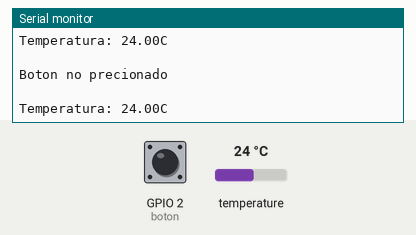
Bench run of a sketch on a simulated ESP32. Parts: the last lines printed to the serial monitor. The test bench sets the inputs (shaded band); at power-on: temperature 24 °C, GPIO 2 (boton) LOW.

Above: at 7.5 s.
7.6 s: temperature set to 12 °C
At 12.1 s:
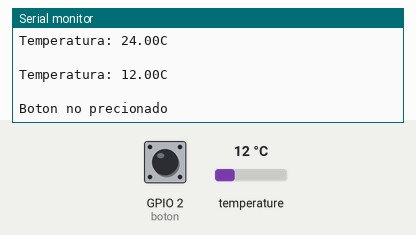
12.2 s: temperature set to 19 °C
At 13.1 s:
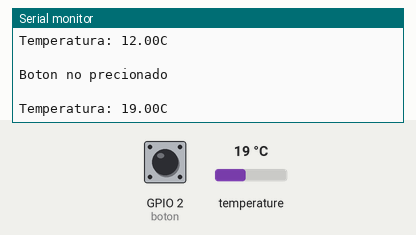
16.8 s: GPIO 2 (boton) pulled HIGH for 3 s
At 18.4 s:
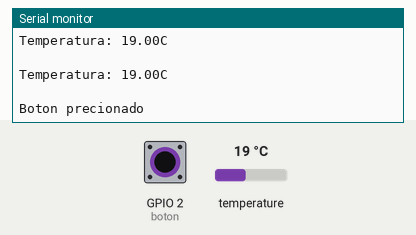
Timing chart, 0 to 19.9 s (numbered marks = the images above; inputs shaded):
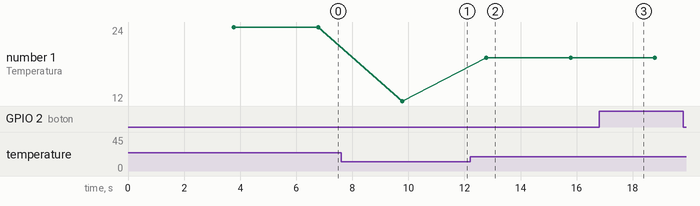

The sketch:

Monitoreo_Practica_1.ino
```cpp
/*
Fundacion Kinal
Centro Educativo Tecnico Laboral Kinal
Electronica
Grado: Quinto
Seccion: A
Curso: Taller de electronica digital y reparacion de computadoras 1
Nombre: Luis Andres Muñiz Godoy
Carne: 2019127
*/

//Librerias
#include <Ticker.h>            //esta libreria me permite hacer uso del timer
#include <OneWire.h>
#include <DallasTemperature.h>

//Directivas de preprocesador
#define boton 2


//Funciones de ISR
void funcion_boton(void);
void funcion_sensors();

//Variables
volatile static bool estado_boton;

//Constructores sensor de temperatura
OneWire ourWire(3);                //Se establece el pin 2  como bus OneWire
DallasTemperature sensors(&ourWire); //Se declara una variable u objeto para nuestro sensor

//Constructores Ticker
Ticker accion_boton(funcion_boton, 6000); //cada 6 segundos se comprobara el estado del boton
Ticker accion_sensors(funcion_sensors, 3000); //cada 3 segundos se comprobara el estado del boton


void setup() {
  Serial.begin(19200);  //Inicio la comunicación serial
  Serial.println("Iniciamos monitoreo");
  sensors.begin();
  pinMode(boton, INPUT);
  accion_boton.start();   //Iniciando la interrupción que esperaria se repitiera cada 6 segundos
  estado_boton=LOW;
  accion_sensors.start();   //Iniciando la interrupción que esperaria se repitiera cada 6 segundos
}

void loop() {

  accion_boton.update();
  accion_sensors.update();

}

void funcion_boton(void)
{
  estado_boton = digitalRead(boton); //leo el estado digital
  if(estado_boton==HIGH){                     //imprimo cuando esta precionado del boton
    Serial.println(" ");
    Serial.println("Boton precionado");
  }
  if(estado_boton==LOW) {                     //imprimo cuando esta precionado del boton
    Serial.println(" ");
    Serial.println("Boton no precionado");
  }
}

void funcion_sensors (){
  sensors.requestTemperatures();   //Se envía el comando para leer la temperatura
  float tempC= sensors.getTempCByIndex(0); //se obtiene la temperatura en celsius
  Serial.println(" ");
  Serial.print ("Temperatura: ");
  Serial.print (tempC);
  Serial.println ("C");
}
```

Measured:
- after the input at 7.6 s, the serial monitor: prints a new line after 2.2 s (image 1)
- after the input at 12.2 s, the serial monitor: prints a new line after 0.58 s (image 2)
- after the input at 16.8 s, the serial monitor: prints a new line after 1.2 s (image 3)
- plotted number 1: 24 → 12 after the input at 7.6 s, 12 → 19 after the input at 12.2 s
